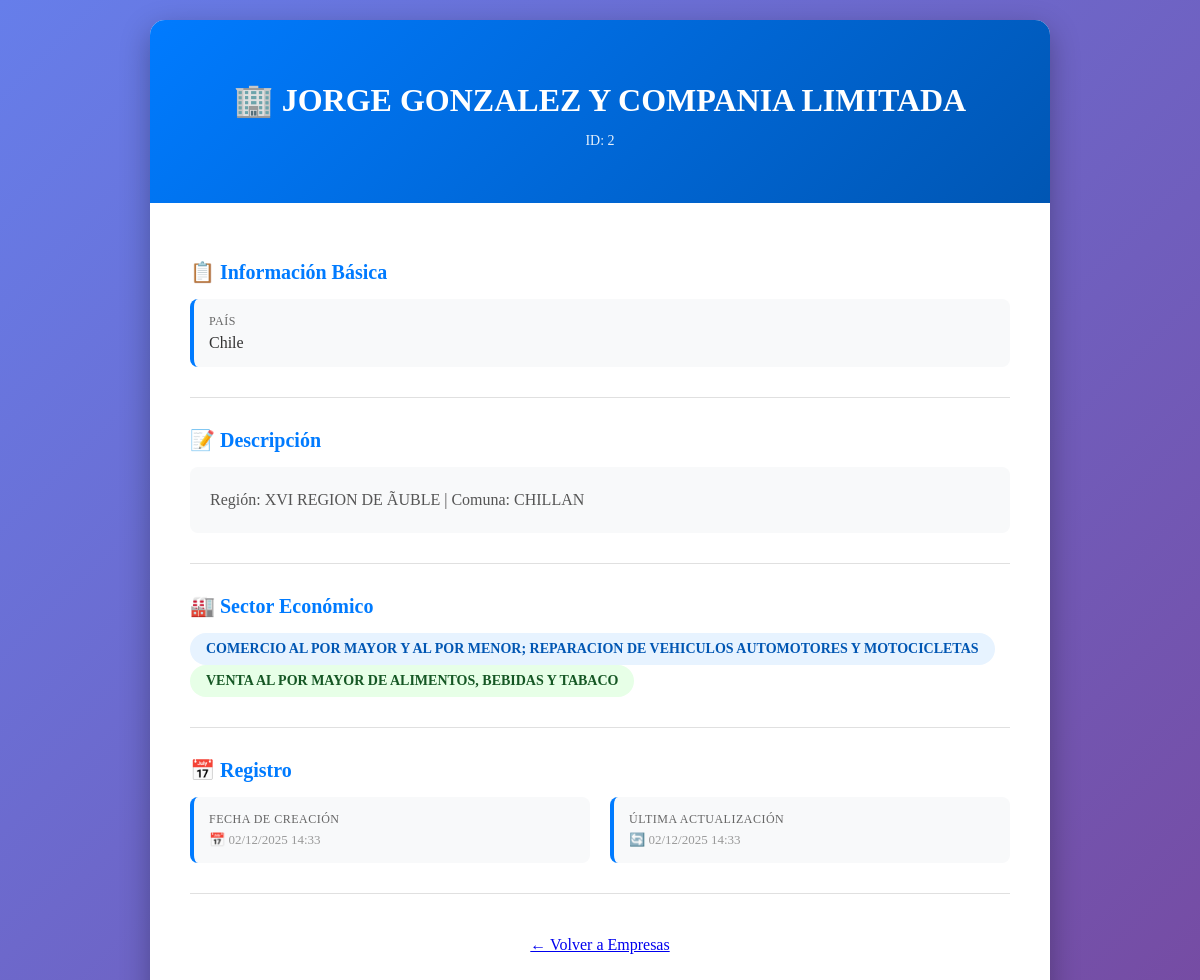
Screenshot of /empresa/2/ with the database file from the repository.
### core/models.py (models this page shows, shortened)
class Enterprise(models.Model):
    name = models.CharField(max_length=255)
    description = models.TextField(blank=True, null=True)
    country = models.CharField(max_length=100, default='Chile')
    website = models.URLField(blank=True, null=True)
    industry = models.ForeignKey(Industry, on_delete=models.SET_NULL, null=True, blank=True, related_name='enterprises')
    sub_industry = models.ForeignKey(Sub_industry, on_delete=models.SET_NULL, null=True, blank=True, related_name='enterprises')
    created_at = models.DateTimeField(auto_now_add=True)
    updated_at = models.DateTimeField(auto_now=True)

class Industry(models.Model):
    name = models.CharField(max_length=255, unique=True)
    description = models.TextField(blank=True, null=True)
    created_at = models.DateTimeField(auto_now_add=True)
    updated_at = models.DateTimeField(auto_now=True)
    class Meta:
        verbose_name_plural = "Industries"

class Sub_industry(models.Model):
    industry = models.ForeignKey(Industry, on_delete=models.CASCADE, related_name='sub_industries')
    name = models.CharField(max_length=255)
    description = models.TextField(blank=True, null=True)
    created_at = models.DateTimeField(auto_now_add=True)
    updated_at = models.DateTimeField(auto_now=True)
    class Meta:
        unique_together = ['industry', 'name']
        verbose_name_plural = "Sub Industries"

### core/views.py (the view)
# urls.py: path('empresa/<int:enterprise_id>/', views.enterprise_detail, name='enterprise_detail'),
def enterprise_detail(request, enterprise_id):
    enterprise = get_object_or_404(
        Enterprise.objects.select_related('industry', 'sub_industry'),
        id=enterprise_id
    )
    return render(request, 'core/enterprise_detail.html', {
        'enterprise': enterprise
    })

### core/templates/core/enterprise_detail.html (shortened to what this page needs)
<!DOCTYPE html>
<html lang="es">
<head>
</head>
<body>
    <div class="enterprise-container">
        <div class="enterprise-header">
            <h1>🏢 {{ enterprise.name }}</h1>
            <p class="company-id">ID: {{ enterprise.id }}</p>
        </div>
        <div class="enterprise-content">
            <div class="section">
                <h2 class="section-title">📋 Información Básica</h2>
                <div class="info-grid">
                    <div class="info-item">
                        <div class="info-label">País</div>
                        <div class="info-value">{{ enterprise.country }}</div>
                    </div>
                </div>
            </div>
            {% if enterprise.description %}
            <div class="section">
                <h2 class="section-title">📝 Descripción</h2>
                <div class="description-box">
                    {{ enterprise.description }}
                </div>
            </div>
            {% endif %}
            <div class="section">
                <h2 class="section-title">🏭 Sector Económico</h2>
                <div style="margin-top: 15px;">
                    {% if enterprise.industry %}
                    <span class="badge">{{ enterprise.industry.name }}</span>
                    {% else %}
                    <span class="badge" style="background: #f8d7da; color: #721c24;">Sin industria asignada</span>
                    {% endif %}
                    {% if enterprise.sub_industry %}
                    <span class="badge sub">{{ enterprise.sub_industry.name }}</span>
                    {% endif %}
                </div>
            </div>
            <div class="section">
                <h2 class="section-title">📅 Registro</h2>
                <div class="info-grid">
                    <div class="info-item">
                        <div class="info-label">Fecha de Creación</div>
                        <div class="info-value timestamp">
                            📅 {{ enterprise.created_at|date:"d/m/Y H:i" }}
                        </div>
                    </div>
                    <div class="info-item">
                        <div class="info-label">Última Actualización</div>
                        <div class="info-value timestamp">
                            🔄 {{ enterprise.updated_at|date:"d/m/Y H:i" }}
                        </div>
                    </div>
                </div>
            </div>
            <div style="text-align: center;">
                <a href="/empresas/" class="btn btn-primary" style="display: inline-block; padding: 12px 30px; font-size: 16px;">← Volver a Empresas</a>
            </div>
        </div>
    </div>
</body>
</html>

### core/templates/core/enterprise_detail.html (style rules this page uses)
body { background: linear-gradient(135deg, #667eea 0%, #764ba2 100%); }
.enterprise-container { max-width: 900px; margin: 20px auto; background: white; border-radius: 15px; box-shadow: 0 10px 30px rgba(0,0,0,0.3); overflow: hidden; }
.enterprise-header { background: linear-gradient(135deg, #007bff 0%, #0056b3 100%); color: white; padding: 40px; text-align: center; }
.enterprise-header h1 { font-size: 32px; margin-bottom: 10px; color: white; border: none; }
.company-id { opacity: 0.9; font-size: 14px; }
.enterprise-content { padding: 40px; }
.section { margin-bottom: 30px; padding-bottom: 30px; border-bottom: 1px solid #e0e0e0; }
.section-title { font-size: 20px; color: #007bff; margin-bottom: 15px; display: flex; align-items: center; gap: 10px; }
.info-grid { display: grid; grid-template-columns: repeat(auto-fit, minmax(250px, 1fr)); gap: 20px; }
.info-item { background: #f8f9fa; padding: 15px; border-radius: 8px; border-left: 4px solid #007bff; }
.info-label { font-size: 12px; color: #666; text-transform: uppercase; letter-spacing: 0.5px; margin-bottom: 5px; }
.info-value { font-size: 16px; color: #333; font-weight: 500; }
.description-box { background: #f8f9fa; padding: 20px; border-radius: 8px; line-height: 1.6; color: #555; }
.badge { display: inline-block; background: #e7f3ff; color: #0056b3; padding: 8px 16px; border-radius: 20px; font-size: 14px; font-weight: 600; margin-right: 10px; }
.badge.sub { background: #e7ffe7; color: #155724; }
.timestamp { font-size: 13px; color: #999; display: flex; align-items: center; gap: 5px; }

### rows the page displays
Enterprise: name "JORGE GONZALEZ Y COMPANIA LIMITADA", id "2", country "Chile", description "Región: XVI REGION DE ÃUBLE | Comuna: CHILLAN", industry.name "COMERCIO AL POR MAYOR Y AL POR MENOR; REPARACION DE VEHICULOS AUTOMOTORES Y MOTOCICLETAS", sub_industry.name "VENTA AL POR MAYOR DE ALIMENTOS, BEBIDAS Y TABACO", created_at "02/12/2025 14:33", updated_at "02/12/2025 14:33"
